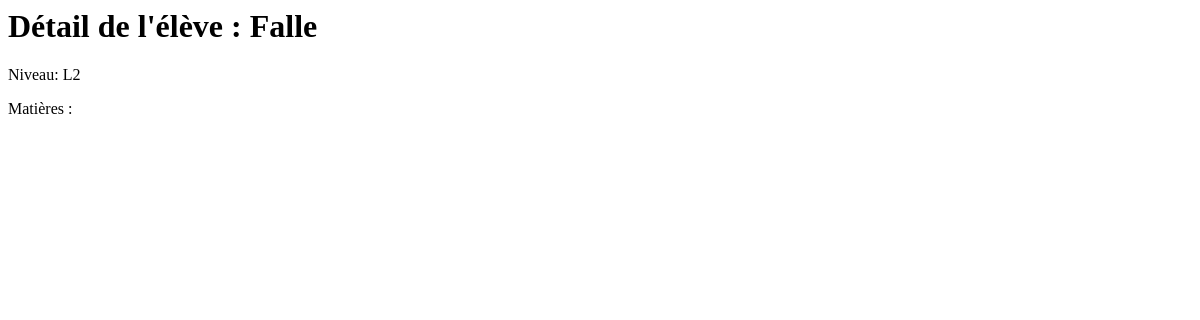
The page /notes/eleves/90154234/ on the database as committed earlier.
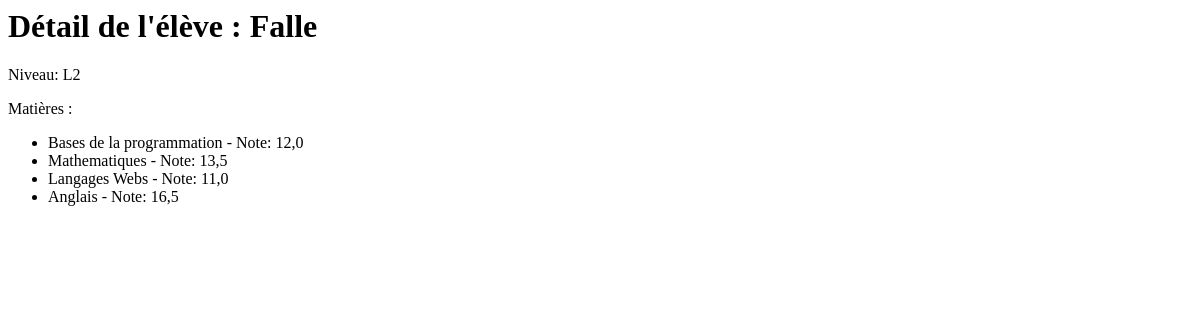
The same page on the database as committed later.
### notes/models/eleve.py (models this page shows, shortened)
class Eleve(Personne):
    id = models.CharField(max_length=20, primary_key=True)
    niveau = models.ForeignKey(Niveau, on_delete=models.CASCADE, related_name='eleves')
    matieres = models.ManyToManyField('Matiere', through='Note', related_name='eleves')
    class Meta:
        verbose_name_plural = "Elèves"

### notes/models/niveau.py (models this page shows, shortened)
class Niveau(models.Model):
    nom = models.CharField(max_length=2, unique=True,null=True)
    matiere = models.ManyToManyField(Matiere,related_name="niveau")
    class Meta:
        verbose_name_plural = "Niveaux"

### notes/models/matiere.py (models this page shows, shortened)
class Matiere(models.Model):
    nom = models.CharField(max_length=50, unique=True)
    enseignant = models.ForeignKey(Enseignant, on_delete=models.CASCADE)
    class Meta:
        verbose_name_plural = "Matières"

### notes/models/note.py (models this page shows, shortened)
class Note(models.Model):
    valeur = models.FloatField()
    eleve = models.ForeignKey(Eleve, on_delete=models.CASCADE, related_name='notes')
    matiere = models.ForeignKey(Matiere, on_delete=models.CASCADE, related_name='notes')

### notes/views/eleve.py (the view)
# urls.py: path('eleves/<int:id>/', eleve.eleves, name='eleves'),
def eleves(request, id):
    detail_eleve = Eleve.objects.get(id=id)
    matieres_notes = []
    for matiere in detail_eleve.matieres.all():
        note = Note.objects.filter(eleve=detail_eleve, matiere=matiere).first()
        matieres_notes.append({
            'matiere': matiere.nom,
            'note': note.valeur if note else 'NULL'  # Si la note n'existe pas, afficher 'N/A'
        })
    return render(request, 'notes/detail_eleve.html', {
        'eleve': detail_eleve,
        'matieres_notes': matieres_notes,
    })

### notes/templates/notes/detail_eleve.html
<h1>Détail de l'élève : {{ eleve.nom }}</h1>
<p>Niveau: {{ eleve.niveau.nom }}</p>
<p>Matières :</p>
<ul>
    {% for matiere in matieres_notes %}
    <li>{{ matiere.matiere }} - Note: {{ matiere.note }} </li>
    {% endfor %}
</ul>

Rows that differ between the two databases and show on the page:
now on this page (row unchanged): Matiere: matiere "Bases de la programmation"
added Note: note "12,0"
now on this page (row unchanged): Matiere: matiere "Mathematiques"
added Note: note "13,5"
now on this page (row unchanged): Matiere: matiere "Langages Webs"
added Note: note "11,0"
now on this page (row unchanged): Matiere: matiere "Anglais"
added Note: note "16,5"
Other text that changed with them:
new list line: "- Note:"
